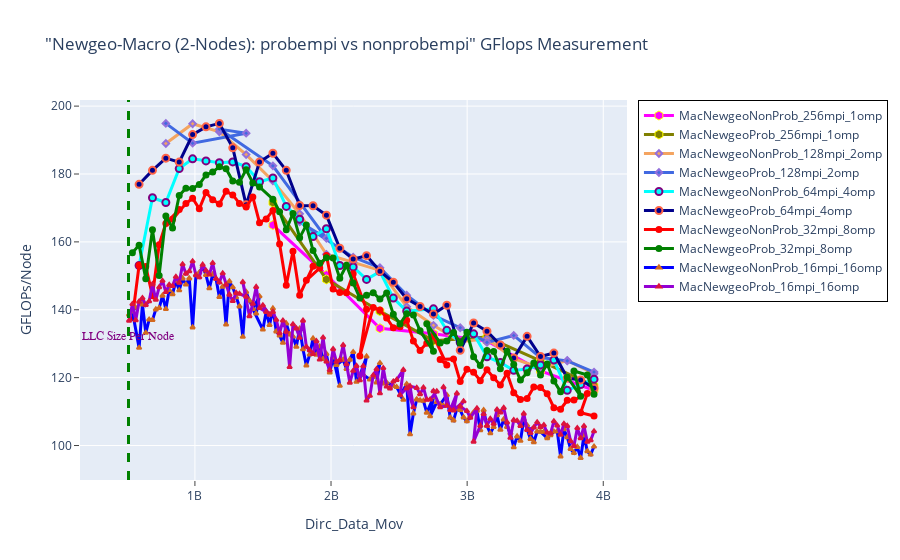

This figure's notebook cell:
### Markdown cell above
## GFLOPS - Newgeo Macro: Probempi vs Nonprobempi

### Code cell
fig = go.Figure() 

fig.add_trace(go.Scatter(x=(dfn2MacNewgeoNonProb_256mpi_1omp.Dirc_Data_Mov*(dfn2MacNewgeoNonProb_256mpi_1omp.MPI_size/2)), 
                         y=(dfn2MacNewgeoNonProb_256mpi_1omp.GFLOPS*(dfn2MacNewgeoNonProb_256mpi_1omp.MPI_size/2)), 
                         mode='lines+markers', 
                         name='MacNewgeoNonProb_256mpi_1omp',
                         line=dict(color='magenta',width=3),
                         marker=dict(symbol='hexagon',size=9, line=dict(color='yellow',width=1))))


fig.add_trace(go.Scatter(x=(dfn2MacNewgeoProb_256mpi_1omp.Dirc_Data_Mov*(dfn2MacNewgeoProb_256mpi_1omp.MPI_size/2)), 
                         y=(dfn2MacNewgeoProb_256mpi_1omp.GFLOPS*(dfn2MacNewgeoProb_256mpi_1omp.MPI_size/2)), 
                         mode='lines+markers', 
                         name='MacNewgeoProb_256mpi_1omp',
                         line=dict(color='olive',width=3),
                         marker=dict(symbol='hexagon',size=9, line=dict(color='yellow',width=1))))

# case 2
fig.add_trace(go.Scatter(x=(dfn2MacNewgeoNonProb_128mpi_2omp.Dirc_Data_Mov*(dfn2MacNewgeoNonProb_128mpi_2omp.MPI_size/2)), 
                         y=(dfn2MacNewgeoNonProb_128mpi_2omp.GFLOPS*(dfn2MacNewgeoNonProb_128mpi_2omp.MPI_size/2)), 
                         mode='lines+markers', 
                         name='MacNewgeoNonProb_128mpi_2omp',
                         line=dict(color='sandybrown',width=3),
                         marker=dict(symbol='diamond',size=5,line=dict(color='MediumPurple',width=2))))

fig.add_trace(go.Scatter(x=(dfn2MacNewgeoProb_128mpi_2omp.Dirc_Data_Mov*(dfn2MacNewgeoProb_128mpi_2omp.MPI_size/2)), 
                         y=(dfn2MacNewgeoProb_128mpi_2omp.GFLOPS*(dfn2MacNewgeoProb_128mpi_2omp.MPI_size/2)), 
                         mode='lines+markers', 
                         name='MacNewgeoProb_128mpi_2omp',
                         line=dict(color='royalblue',width=3),
                         marker=dict(symbol='diamond',size=5,line=dict(color='MediumPurple',width=2))))

# case 3
fig.add_trace(go.Scatter(x=(dfn2MacNewgeoNonProb_64mpi_4omp.Dirc_Data_Mov*(dfn2MacNewgeoNonProb_64mpi_4omp.MPI_size/2)), 
                         y=(dfn2MacNewgeoNonProb_64mpi_4omp.GFLOPS*(dfn2MacNewgeoNonProb_64mpi_4omp.MPI_size/2)), 
                         mode='lines+markers', 
                         name='MacNewgeoNonProb_64mpi_4omp',
                         line=dict(color='cyan',width=3),
                         marker=dict(symbol='circle',size=7,line=dict(color='Purple',width=2))))

fig.add_trace(go.Scatter(x=(dfn2MacNewgeoProb_64mpi_4omp.Dirc_Data_Mov*(dfn2MacNewgeoProb_64mpi_4omp.MPI_size/2)), 
                         y=(dfn2MacNewgeoProb_64mpi_4omp.GFLOPS*(dfn2MacNewgeoProb_64mpi_4omp.MPI_size/2)), 
                         mode='lines+markers', 
                         name='MacNewgeoProb_64mpi_4omp',
                         line=dict(color='darkblue',width=3),
                         marker=dict(symbol='circle',size=7, line=dict(color='tomato',width=2))))

# case 4
fig.add_trace(go.Scatter(x=(dfn2MacNewgeoNonProb_32mpi_8omp.Dirc_Data_Mov*(dfn2MacNewgeoNonProb_32mpi_8omp.MPI_size/2)), 
                         y=(dfn2MacNewgeoNonProb_32mpi_8omp.GFLOPS*(dfn2MacNewgeoNonProb_32mpi_8omp.MPI_size/2)), 
                         mode='lines+markers', 
                         name='MacNewgeoNonProb_32mpi_8omp',
                         line=dict(color='red',width=3),
                         marker=dict(symbol='circle',size=5,line=dict(color='red',width=2))))

fig.add_trace(go.Scatter(x=(dfn2MacNewgeoProb_32mpi_8omp.Dirc_Data_Mov*(dfn2MacNewgeoProb_32mpi_8omp.MPI_size/2)), 
                         y=(dfn2MacNewgeoProb_32mpi_8omp.GFLOPS*(dfn2MacNewgeoProb_32mpi_8omp.MPI_size/2)), 
                         mode='lines+markers', 
                         name='MacNewgeoProb_32mpi_8omp',
                         line=dict(color='green',width=3),
                         marker=dict(symbol='circle',size=5,line=dict(color='green',width=2))))

# case 5

fig.add_trace(go.Scatter(x=(dfn2MacNewgeoNonProb_16mpi_16omp.Dirc_Data_Mov*(dfn2MacNewgeoNonProb_16mpi_16omp.MPI_size/2)), 
                         y=(dfn2MacNewgeoNonProb_16mpi_16omp.GFLOPS*(dfn2MacNewgeoNonProb_16mpi_16omp.MPI_size/2)), 
                         mode='lines+markers', 
                         name='MacNewgeoNonProb_16mpi_16omp',
                         line=dict(color='blue',width=3),
                         marker=dict(symbol='triangle-up',size=4,line=dict(color='chocolate',width=2))))

fig.add_trace(go.Scatter(x=(dfn2MacNewgeoProb_16mpi_16omp.Dirc_Data_Mov*(dfn2MacNewgeoProb_16mpi_16omp.MPI_size/2)), 
                         y=(dfn2MacNewgeoProb_16mpi_16omp.GFLOPS*(dfn2MacNewgeoProb_16mpi_16omp.MPI_size/2)), 
                         mode='lines+markers', 
                         name='MacNewgeoProb_16mpi_16omp',
                         line=dict(color='darkviolet',width=3),
                         marker=dict(symbol='triangle-up',size=4,line=dict(color='crimson',width=2))))



# Adding a vertical line
fig.add_vline(x=512e6, line_width=3, line_dash="dash", line_color="green")
# fig.add_hline(y=1024, line_width=3, line_dash="dash", line_color="red")

# Add annotation
fig.add_annotation(
    x='512e6'
    , y=130
    , text=f'LLC Size Per Node'
    , yanchor='bottom'
    , showarrow=False
    , arrowhead=1
    , arrowsize=1
    , arrowwidth=2
    , arrowcolor="#636363"
    , ax=-20
    , ay=-30
    , font=dict(size=12, color="purple", family="Sans Serif")
    , align="left"
    ,)

fig.update_layout(title='"Newgeo-Macro (2-Nodes): probempi vs nonprobempi" GFlops Measurement',
                  xaxis_title='Dirc_Data_Mov', yaxis_title='GFLOPs/Node', 
                  xaxis=dict(ticks="outside"),  
                  yaxis=dict(ticks="outside"),
                  legend=go.layout.Legend(bordercolor="black",borderwidth=1))

### Figure 1 — Plotly figure (JSON) as saved in the notebook; plotly's stock layout.template omitted (floating-point values rounded to 4 significant figures; data arrays with more than 128 entries replaced by an {"elided": "..."} marker saying what was removed)
{"data": [{"line": {"color": "magenta", "width": 3}, "marker": {"line": {"color": "yellow", "width": 1}, "size": 9, "symbol": "hexagon"}, "mode": "lines+markers", "name": "MacNewgeoNonProb_256mpi_1omp", "type": "scatter", "x": [1572864000, 1966080000, 2359296000, 2752512000, 3145728000, 3538944000, 3932160000], "y": [164.9, 150.3, 134.5, 132.9, 130.8, 122.0, 116.3]}, {"line": {"color": "olive", "width": 3}, "marker": {"line": {"color": "yellow", "width": 1}, "size": 9, "symbol": "hexagon"}, "mode": "lines+markers", "name": "MacNewgeoProb_256mpi_1omp", "type": "scatter", "x": [1572864000, 1966080000, 2359296000, 2752512000, 3145728000, 3538944000, 3932160000], "y": [171.6, 149.0, 139.6, 130.9, 131.9, 124.9, 117.6]}, {"line": {"color": "sandybrown", "width": 3}, "marker": {"line": {"color": "MediumPurple", "width": 2}, "size": 5, "symbol": "diamond"}, "mode": "lines+markers", "name": "MacNewgeoNonProb_128mpi_2omp", "type": "scatter", "x": [786432000, 983040000, 1179648000, 1376256000, 1572864000, 1769472000, 1966080000, 2162688000, 2359296000, 2555904000, 2752512000, 2949120000, 3145728000, 3342336000, 3538944000, 3735552000, 3932160000], "y": [189.0, 194.8, 192.4, 185.7, 178.0, 168.3, 156.3, 154.0, 151.6, 140.9, 135.4, 130.6, 131.5, 125.6, 122.8, 125.1, 121.2]}, {"line": {"color": "royalblue", "width": 3}, "marker": {"line": {"color": "MediumPurple", "width": 2}, "size": 5, "symbol": "diamond"}, "mode": "lines+markers", "name": "MacNewgeoProb_128mpi_2omp", "type": "scatter", "x": [786432000, 983040000, 1376256000, 1179648000, 1572864000, 1966080000, 1769472000, 2162688000, 2359296000, 2555904000, 2752512000, 2949120000, 3145728000, 3342336000, 3538944000, 3735552000, 3932160000], "y": [194.9, 189.1, 192.0, 193.2, 182.4, 161.0, 165.9, 155.5, 152.4, 144.3, 138.3, 134.7, 130.4, 132.4, 125.9, 124.9, 121.7]}, {"line": {"color": "cyan", "width": 3}, "marker": {"line": {"color": "Purple", "width": 2}, "size": 7, "symbol": "circle"}, "mode": "lines+markers", "name": "MacNewgeoNonProb_64mpi_4omp", "type": "scatter", "x": [589824000, 688128000, 786432000, 884736000, 983040000, 1081344000, 1179648000, 1277952000, 1376256000, 1474560000, 1572864000, 1671168000, 1769472000, 1867776000, 1966080000, 2064384000, 2162688000, 2260992000, 2359296000, 2457600000, 2555904000, 2752512000, 2850816000, 2949120000, 3047424000, 3145728000, 3244032000, 3342336000, 3440640000, 3538944000, 3637248000, 3735552000, 3833856000, 3932160000], "y": [153.0, 173.0, 171.6, 181.6, 184.5, 183.9, 183.3, 183.6, 182.2, 177.7, 178.8, 170.5, 166.7, 161.6, 163.9, 153.1, 152.6, 149.0, 151.2, 143.4, 139.6, 140.3, 133.9, 130.3, 132.9, 126.1, 124.5, 122.1, 122.5, 123.8, 125.2, 116.3, 118.0, 119.5]}, {"line": {"color": "darkblue", "width": 3}, "marker": {"line": {"color": "tomato", "width": 2}, "size": 7, "symbol": "circle"}, "mode": "lines+markers", "name": "MacNewgeoProb_64mpi_4omp", "type": "scatter", "x": [589824000, 688128000, 786432000, 884736000, 983040000, 1081344000, 1179648000, 1277952000, 1376256000, 1474560000, 1572864000, 1671168000, 1769472000, 1867776000, 1966080000, 2064384000, 2162688000, 2260992000, 2359296000, 2457600000, 2555904000, 2654208000, 2752512000, 2850816000, 2949120000, 3047424000, 3145728000, 3244032000, 3342336000, 3440640000, 3538944000, 3637248000, 3735552000, 3833856000, 3932160000], "y": [177.0, 181.1, 184.7, 183.5, 191.6, 193.9, 194.9, 187.7, 170.9, 183.6, 186.1, 181.1, 170.7, 170.6, 167.9, 158.1, 154.9, 155.9, 151.4, 148.1, 143.2, 141.0, 138.7, 141.3, 128.0, 136.1, 133.7, 129.6, 125.8, 132.2, 126.2, 127.2, 119.9, 119.3, 116.9]}, {"line": {"color": "red", "width": 3}, "marker": {"line": {"color": "red", "width": 2}, "size": 5, "symbol": "circle"}, "mode": "lines+markers", "name": "MacNewgeoNonProb_32mpi_8omp", "type": "scatter", "x": [540672000, 589824000, 638976000, 688128000, 737280000, 786432000, 884736000, 835584000, 933888000, 983040000, 1032192000, 1081344000, 1130496000, 1179648000, 1228800000, 1277952000, 1327104000, 1376256000, 1425408000, 1474560000, 1523712000, 1572864000, 1622016000, 1671168000, 1720320000, 1769472000, 1867776000, 1818624000, 1916928000, 1966080000, 2015232000, 2064384000, 2113536000, 2162688000, 2260992000, 2211840000, 2310144000, 2359296000, 2408448000, 2457600000, 2506752000, 2555904000, 2605056000, 2654208000, 2703360000, 2752512000, 2850816000, 2801664000, 2899968000, 2949120000, 2998272000, 3047424000, 3096576000, 3145728000, 3194880000, 3244032000, 3293184000, 3342336000, 3391488000, 3440640000, 3489792000, 3538944000, 3588096000, 3637248000, 3686400000, 3735552000, 3784704000, 3883008000, 3833856000, 3932160000], "y": [137.7, 153.1, 152.7, 144.2, 159.2, 165.4, 169.6, 166.7, 171.3, 172.9, 169.7, 174.6, 172.4, 171.2, 174.9, 173.8, 171.3, 170.3, 173.2, 165.6, 166.8, 169.3, 159.4, 147.2, 157.3, 144.3, 152.8, 148.7, 152.3, 156.0, 146.1, 145.1, 145.0, 150.6, 140.1, 126.3, 140.7, 139.9, 137.6, 134.7, 135.0, 136.9, 130.8, 128.0, 130.1, 132.3, 123.7, 125.3, 125.5, 118.8, 122.5, 121.6, 119.1, 122.3, 120.0, 117.8, 121.3, 115.6, 113.6, 113.9, 117.3, 117.1, 115.3, 111.1, 110.7, 113.3, 113.4, 115.4, 109.7, 108.7]}, {"line": {"color": "green", "width": 3}, "marker": {"line": {"color": "green", "width": 2}, "size": 5, "symbol": "circle"}, "mode": "lines+markers", "name": "MacNewgeoProb_32mpi_8omp", "type": "scatter", "x": [540672000, 589824000, 638976000, 688128000, 737280000, 786432000, 835584000, 884736000, 933888000, 983040000, 1032192000, 1081344000, 1130496000, 1179648000, 1228800000, 1277952000, 1327104000, 1376256000, 1425408000, 1474560000, 1572864000, 1622016000, 1671168000, 1720320000, 1769472000, 1818624000, 1867776000, 1916928000, 1966080000, 2015232000, 2064384000, 2113536000, 2162688000, 2211840000, 2260992000, 2310144000, 2359296000, 2408448000, 2457600000, 2506752000, 2555904000, 2605056000, 2654208000, 2752512000, 2703360000, 2801664000, 2850816000, 2899968000, 2949120000, 2998272000, 3047424000, 3096576000, 3145728000, 3194880000, 3244032000, 3293184000, 3342336000, 3391488000, 3440640000, 3489792000, 3538944000, 3588096000, 3637248000, 3686400000, 3735552000, 3833856000, 3784704000, 3883008000, 3932160000], "y": [156.8, 159.0, 149.1, 163.6, 150.1, 167.6, 164.1, 173.7, 175.8, 175.7, 176.9, 179.7, 180.6, 182.1, 181.5, 177.9, 177.6, 181.3, 177.4, 176.2, 172.6, 168.9, 163.6, 168.4, 161.2, 165.0, 157.4, 153.7, 155.3, 155.2, 149.3, 153.1, 147.9, 143.4, 144.3, 145.0, 143.1, 145.0, 138.7, 135.8, 138.9, 138.5, 133.8, 127.8, 135.9, 130.2, 130.8, 133.3, 130.2, 133.4, 126.2, 123.6, 128.0, 127.7, 122.7, 127.8, 123.9, 119.3, 121.4, 124.3, 120.8, 124.0, 119.0, 115.8, 120.2, 114.5, 122.0, 120.8, 115.1]}, {"line": {"color": "blue", "width": 3}, "marker": {"line": {"color": "chocolate", "width": 2}, "size": 4, "symbol": "triangle-up"}, "mode": "lines+markers", "name": "MacNewgeoNonProb_16mpi_16omp", "type": "scatter", "x": {"elided": "139 int values"}, "y": {"elided": "139 float values"}}, {"line": {"color": "darkviolet", "width": 3}, "marker": {"line": {"color": "crimson", "width": 2}, "size": 4, "symbol": "triangle-up"}, "mode": "lines+markers", "name": "MacNewgeoProb_16mpi_16omp", "type": "scatter", "x": {"elided": "140 int values"}, "y": {"elided": "140 float values"}}], "layout": {"annotations": [{"align": "left", "arrowcolor": "#636363", "arrowhead": 1, "arrowsize": 1, "arrowwidth": 2, "ax": -20, "ay": -30, "font": {"color": "purple", "family": "Sans Serif", "size": 12}, "showarrow": false, "text": "LLC Size Per Node", "x": "512e6", "y": 130, "yanchor": "bottom"}], "legend": {"bordercolor": "black", "borderwidth": 1}, "shapes": [{"line": {"color": "green", "dash": "dash", "width": 3}, "type": "line", "x0": 512000000, "x1": 512000000, "xref": "x", "y0": 0, "y1": 1, "yref": "y domain"}], "title": {"text": "\"Newgeo-Macro (2-Nodes): probempi vs nonprobempi\" GFlops Measurement"}, "xaxis": {"ticks": "outside", "title": {"text": "Dirc_Data_Mov"}}, "yaxis": {"ticks": "outside", "title": {"text": "GFLOPs/Node"}}}}
